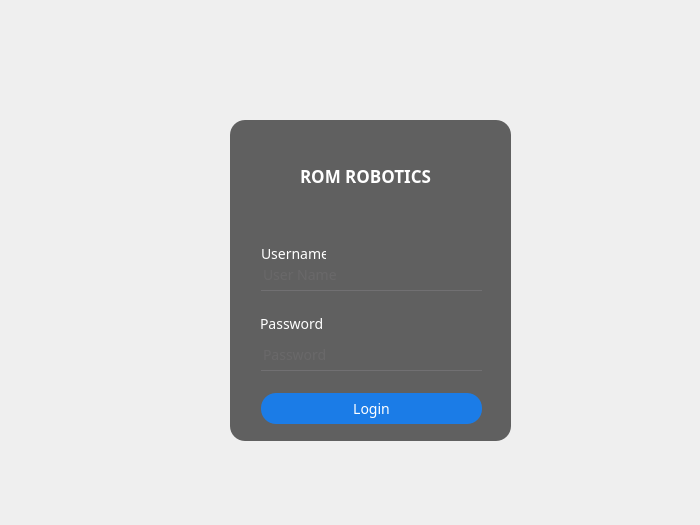
<?xml version="1.0" encoding="UTF-8"?>
<ui version="4.0">
 <class>MainWindow</class>
 <widget class="QMainWindow" name="MainWindow">
  <property name="geometry">
   <rect>
    <x>0</x>
    <y>0</y>
    <width>700</width>
    <height>525</height>
   </rect>
  </property>
  <property name="sizePolicy">
   <sizepolicy hsizetype="Fixed" vsizetype="Fixed">
    <horstretch>0</horstretch>
    <verstretch>0</verstretch>
   </sizepolicy>
  </property>
  <property name="minimumSize">
   <size>
    <width>700</width>
    <height>525</height>
   </size>
  </property>
  <property name="maximumSize">
   <size>
    <width>700</width>
    <height>525</height>
   </size>
  </property>
  <property name="font">
   <font>
    <family>Umpush</family>
    <pointsize>-1</pointsize>
    <italic>true</italic>
   </font>
  </property>
  <property name="windowTitle">
   <string>ROM ROBOTICS</string>
  </property>
  <property name="windowIcon">
   <iconset resource="src.qrc">
    <normaloff>:/images/main_dWS_icon.ico</normaloff>:/images/main_dWS_icon.ico</iconset>
  </property>
  <property name="styleSheet">
   <string notr="true">#centralwidget{
background-image: url(:/images/mdyblur.png) 0 0 0 0 stretch stretch;
}

*{
font-family: Umpush;
font-size: 14px;
color:blue;
}

#loginFrame{
background:rgba(0,0,0,0.6);
border-radius: 15px;
}

#pushButton{
border-radius: 0px;
background: transparent;
}

#loginBtn{
border-radius:15px;
color: white;
background: rgb(27, 124, 231);
Font-size: 14px;
}

#loginBtn:hover{
border-radius:15px;
color: #333;
background:rgb(155, 194, 251);
font-weight:bold;
}

#lineEditPassword,#lineEditUserName {
background: transparent;
border: none;
color: #717072;
border-bottom: 1px solid #717072;
Font-size: 14px;
}
#labelUserName{
Font-size: 14px;
color: white;
background: transparent;
}
#labelPassword{
Font-size: 14px;
color: white;
background: transparent;
}

#labelLoginHere{
Font-size: 17px;
color: white;
background: transparent;
}</string>
  </property>
  <widget class="QWidget" name="centralwidget">
   <widget class="QFrame" name="loginFrame">
    <property name="geometry">
     <rect>
      <x>230</x>
      <y>120</y>
      <width>281</width>
      <height>321</height>
     </rect>
    </property>
    <property name="styleSheet">
     <string notr="true"/>
    </property>
    <property name="frameShape">
     <enum>QFrame::StyledPanel</enum>
    </property>
    <property name="frameShadow">
     <enum>QFrame::Raised</enum>
    </property>
    <widget class="QLabel" name="labelLoginHere">
     <property name="geometry">
      <rect>
       <x>70</x>
       <y>40</y>
       <width>151</width>
       <height>31</height>
      </rect>
     </property>
     <property name="font">
      <font>
       <family>Umpush</family>
       <pointsize>-1</pointsize>
       <weight>75</weight>
       <bold>true</bold>
      </font>
     </property>
     <property name="styleSheet">
      <string notr="true"/>
     </property>
     <property name="text">
      <string>ROM ROBOTICS</string>
     </property>
    </widget>
    <widget class="QPushButton" name="loginBtn">
     <property name="geometry">
      <rect>
       <x>31</x>
       <y>273</y>
       <width>221</width>
       <height>31</height>
      </rect>
     </property>
     <property name="font">
      <font>
       <family>Umpush</family>
       <pointsize>-1</pointsize>
       <weight>50</weight>
       <italic>false</italic>
       <bold>false</bold>
      </font>
     </property>
     <property name="cursor">
      <cursorShape>PointingHandCursor</cursorShape>
     </property>
     <property name="text">
      <string>Login</string>
     </property>
    </widget>
    <widget class="QLineEdit" name="lineEditUserName">
     <property name="geometry">
      <rect>
       <x>31</x>
       <y>140</y>
       <width>221</width>
       <height>31</height>
      </rect>
     </property>
     <property name="cursor">
      <cursorShape>PointingHandCursor</cursorShape>
     </property>
     <property name="text">
      <string/>
     </property>
     <property name="placeholderText">
      <string>User Name</string>
     </property>
     <property name="cursorMoveStyle">
      <enum>Qt::VisualMoveStyle</enum>
     </property>
    </widget>
    <widget class="QLineEdit" name="lineEditPassword">
     <property name="geometry">
      <rect>
       <x>31</x>
       <y>220</y>
       <width>221</width>
       <height>31</height>
      </rect>
     </property>
     <property name="cursor">
      <cursorShape>PointingHandCursor</cursorShape>
     </property>
     <property name="text">
      <string/>
     </property>
     <property name="echoMode">
      <enum>QLineEdit::Password</enum>
     </property>
     <property name="placeholderText">
      <string>Password</string>
     </property>
    </widget>
    <widget class="QLabel" name="labelUserName">
     <property name="geometry">
      <rect>
       <x>31</x>
       <y>120</y>
       <width>65</width>
       <height>28</height>
      </rect>
     </property>
     <property name="styleSheet">
      <string notr="true"/>
     </property>
     <property name="text">
      <string>Username</string>
     </property>
    </widget>
    <widget class="QLabel" name="labelPassword">
     <property name="geometry">
      <rect>
       <x>30</x>
       <y>190</y>
       <width>62</width>
       <height>28</height>
      </rect>
     </property>
     <property name="styleSheet">
      <string notr="true"/>
     </property>
     <property name="text">
      <string>Password</string>
     </property>
    </widget>
   </widget>
   <widget class="QPushButton" name="pushButton">
    <property name="geometry">
     <rect>
      <x>320</x>
      <y>60</y>
      <width>101</width>
      <height>101</height>
     </rect>
    </property>
    <property name="styleSheet">
     <string notr="true">#pushButton{
border-radius: 60px;
}</string>
    </property>
    <property name="text">
     <string/>
    </property>
    <property name="icon">
     <iconset resource="src.qrc">
      <normaloff>:/images/primary_KMx_icon.ico</normaloff>:/images/primary_KMx_icon.ico</iconset>
    </property>
    <property name="iconSize">
     <size>
      <width>100</width>
      <height>100</height>
     </size>
    </property>
   </widget>
  </widget>
 </widget>
 <resources>
  <include location="src.qrc"/>
 </resources>
 <connections>
  <connection>
   <sender>pushButton</sender>
   <signal>clicked()</signal>
   <receiver>MainWindow</receiver>
   <slot>close()</slot>
   <hints>
    <hint type="sourcelabel">
     <x>518</x>
     <y>107</y>
    </hint>
    <hint type="destinationlabel">
     <x>334</x>
     <y>424</y>
    </hint>
   </hints>
  </connection>
 </connections>
</ui>
